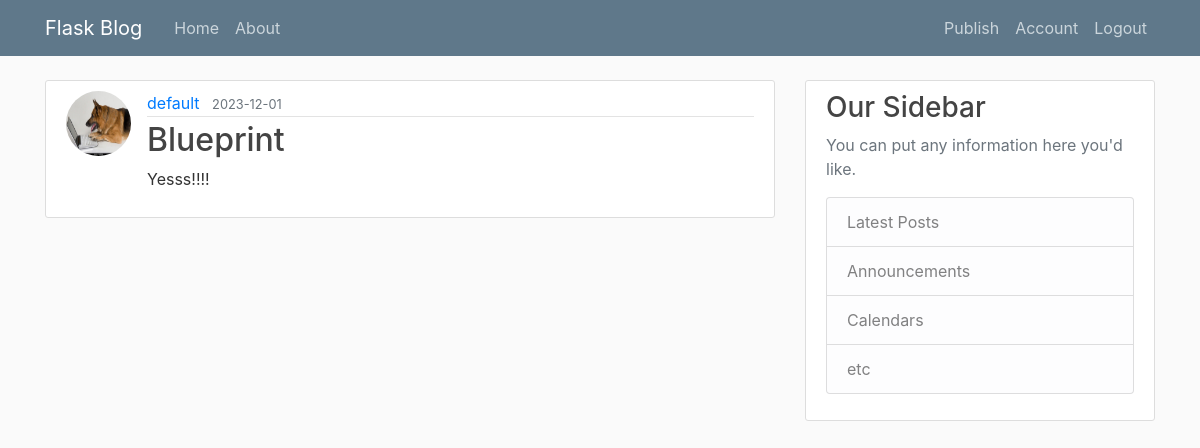
Screenshot of /publish/5 (signed in) with the database file from the repository.
### flaskblog/models.py (models this page shows, shortened)
class User(db.Model, UserMixin):
    id = db.Column(db.Integer, primary_key=True)
    username = db.Column(db.String(100), nullable=False, unique=True)
    email = db.Column(db.String(120), nullable=False, unique=True)
    password = db.Column(db.String(120), nullable=False)
    image_file = db.Column(db.String(60), nullable=False, default='default-pic/default.jpg')
    posts = db.relationship('Post', backref='author', lazy=True)

class Post(db.Model):
    id = db.Column(db.Integer, primary_key=True)
    title = db.Column(db.String(120), nullable=False, unique=True)
    content = db.Column(db.Text, nullable=False)
    date = db.Column(db.DateTime, nullable=False, default=datetime.utcnow)
    user_id = db.Column(db.Integer, db.ForeignKey('user.id'), nullable=False)

### flaskblog/posts/routes.py (the view)
@posts.route('/publish/<int:id>', methods=['GET'])
@login_required
def read_post(id):
    post = Post.query.get_or_404(id)
    return render_template('read-post.html', post=post)

### flaskblog/models.py (called while the page is built)
@login_user.user_loader
def load_user(user_id):
    return User.query.get(int(user_id))

### flaskblog/templates/read-post.html (shortened to what this page needs)
{% extends 'base.html' %}
{% block content %}
        <article class="media content-section">
            <img class="rounded-circle article-img" src="{{url_for('static', filename='propic/' + post.author.image_file)}}">
            <div class="media-body">
            <div class="article-metadata">
                <a class="mr-2" href="{{url_for('users.user_profile', id=post.author.id)}}">{{post.author.username}}</a>
                <small class="text-muted">{{post.date.strftime('%Y-%m-%d')}}</small>
            </div>
            <h2>{{post.title}}</h2>
            <p class="article-content">{{post.content}}</p>
        </div>
    </article>
{% endblock content %}

### flaskblog/static/main.css (style rules this page uses)
body { background: #fafafa; color: #333333; margin-top: 5rem; }
h1, h2, h3, h4, h5, h6 { color: #444444; }
.content-section { background: #ffffff; padding: 10px 20px; border: 1px solid #dddddd; border-radius: 3px; margin-bottom: 20px; }
.article-content { white-space: pre-line; }
.article-img { height: 65px; width: 65px; margin-right: 16px; }
.article-metadata { padding-bottom: 1px; margin-bottom: 4px; border-bottom: 1px solid #e3e3e3 }

### rows the page displays
User: image_file (picture), author.username "default"
Post: date "2023-12-01", title "Blueprint", content "Yesss!!!!"
